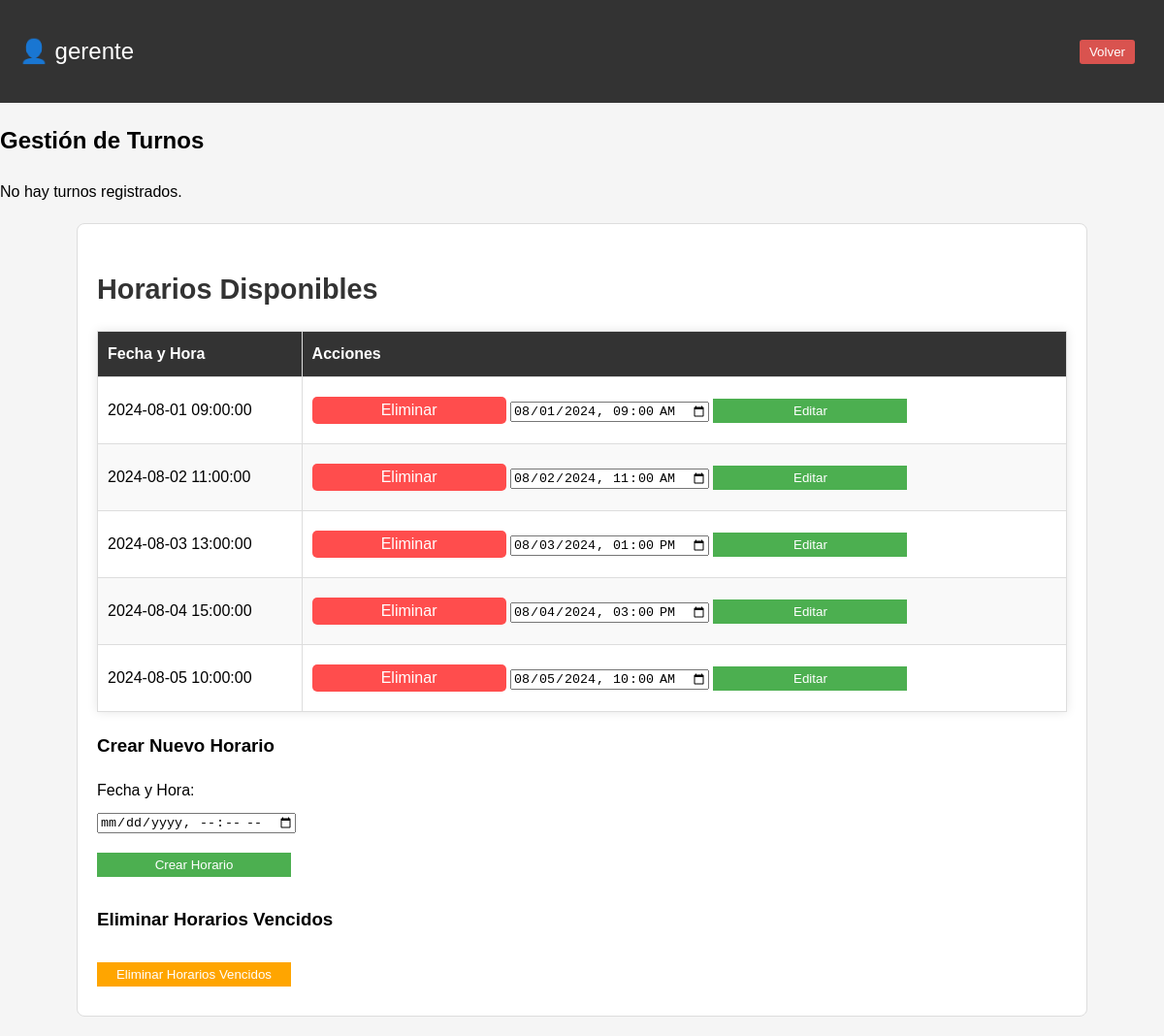
The page /ingreso/usuario/turnos.php (signed in) on the database its author committed.
### tables this page shows
CREATE TABLE IF NOT EXISTS horarios_disponibles (
    id INT AUTO_INCREMENT PRIMARY KEY,
    fecha_hora DATETIME NOT NULL,
    disponible BOOLEAN NOT NULL DEFAULT TRUE
);

### ingreso/usuario/turnos.php (the view, shortened to what this page needs)
<?php
include('../../db.php');
$delete_query = "DELETE FROM turnos WHERE CONCAT(fecha, ' ', hora) < NOW()";
mysqli_query($conexion, $delete_query);
$turnos_por_pagina = 5;
$pagina_actual = isset($_GET['pagina']) ? max(1, intval($_GET['pagina'])) : 1;
$offset = ($pagina_actual - 1) * $turnos_por_pagina;
$query_turnos = "SELECT * FROM turnos WHERE CONCAT(fecha, ' ', hora) >= NOW() ORDER BY fecha, hora LIMIT $turnos_por_pagina OFFSET $offset";
$result_turnos = mysqli_query($conexion, $query_turnos);
$horarios_por_pagina = 5;
$pagina_actual_horarios = isset($_GET['pagina_horarios']) ? max(1, intval($_GET['pagina_horarios'])) : 1;
$offset_horarios = ($pagina_actual_horarios - 1) * $horarios_por_pagina;
$query_horarios = "SELECT * FROM horarios_disponibles WHERE disponible = TRUE ORDER BY fecha_hora ASC LIMIT $horarios_por_pagina OFFSET $offset_horarios";
$result_horarios = mysqli_query($conexion, $query_horarios);
?>
<!DOCTYPE html>
<html lang="es">
<head>
    <link rel="stylesheet" href="usuarioform.css">
</head>
<body>
<header>
    <div class="container">
         <div class="user-badge">
          <?php if (isset($_SESSION['usuario'])): ?>
           <p class="logo"> <span class="user-icon">&#128100;</span> <?php echo htmlspecialchars($_SESSION['usuario']); ?></p>
          <?php endif; ?>
        </div>
        <nav>
            <a href="usuario.php"><button>Volver</button></a>
        </nav>
    </div>
</header>
<section id="turnos">
    <h1>Gestión de Turnos</h1>
    <?php if (mysqli_num_rows($result_turnos) == 0) { ?>
        <p>No hay turnos registrados.</p>
    <?php } ?>
</section>
<section id="horarios">
    <h2>Horarios Disponibles</h2>
    <?php if (mysqli_num_rows($result_horarios) == 0) { ?>
        <p>No hay horarios disponibles.</p>
    <?php } else { ?>
        <table>
            <thead>
                <tr>
                    <th>Fecha y Hora</th>
                    <th>Acciones</th>
                </tr>
            </thead>
            <tbody>
                <?php while ($row_horarios = mysqli_fetch_assoc($result_horarios)) { ?>
                    <tr>
                        <td><?php echo htmlspecialchars($row_horarios['fecha_hora']); ?></td>
                        <td>
                            <form action="turnos.php" method="POST" style="display: inline;">
                                <button type="submit" class="btn-delete">Eliminar</button>
                            </form>
                            <form action="turnos.php" method="POST" style="display: inline;">
                                <input type="datetime-local" name="fecha_hora" value="<?php echo htmlspecialchars($row_horarios['fecha_hora']); ?>" required>
                                <button type="submit" class="btn-create">Editar</button>
                            </form>
                        </td>
                    </tr>
                <?php } ?>
            </tbody>
        </table>
    <?php } ?>
    <h3>Crear Nuevo Horario</h3>
    <form action="turnos.php" method="POST">
        <label for="fecha_hora">Fecha y Hora:</label>
        <input type="datetime-local" id="fecha_hora" name="fecha_hora" required min="<?php echo date('Y-m-d\TH:i'); ?>">
    <link rel="stylesheet" href="../modal-q.css">
        <button type="submit" class="btn-create">Crear Horario</button>
    </form>
    <h3>Eliminar Horarios Vencidos</h3>
    <form action="turnos.php" method="POST">
        <button type="submit" class="btn-remove-expired">Eliminar Horarios Vencidos</button>
    </form>
</section>
</body>
</html>

### ingreso/usuario/usuarioform.css (style rules this page uses)
body { font-family: Arial, sans-serif; line-height: 1.6; margin: 0; padding: 0; background-color: #f5f5f5; }
header { background-color: #333; color: #fff; padding: 10px 0; }
header .container { display: flex; justify-content: space-between; align-items: center; max-width: 1200px; margin: 0 auto; padding: 0 20px; }
header .logo { font-size: 1.5em; }
header nav a { color: #fff; text-decoration: none; margin: 0 10px; }
header nav button { background-color: #d9534f; border: none; color: #fff; padding: 5px 10px; border-radius: 3px; cursor: pointer; }
header nav { display: flex; align-items: center; }
table { width: 100%; border-collapse: collapse; margin-bottom: 20px; box-shadow: 0px 0px 10px rgba(0, 0, 0, 0.1); }
th, td { border: 1px solid #ddd; padding: 10px; text-align: left; }
th { background-color: #333; color: #fff; }
tbody tr:nth-child(even) { background-color: #f9f9f9; }
.btn-delete, .btn-download, .btn-continue { display: inline-block; padding: 8px 15px; border-radius: 5px; text-align: center; color: #fff; border: none; cursor: pointer; font-size: 1em; text-decoration: none; margin: 5px; transition: background-color 0.3s ease; }
.btn-delete { background-color: #dc3545; }
.btn-create { background-color: #007bff; }
form { display: flex; flex-direction: column; }
#horarios { max-width: 1000px; margin: 20px auto; padding: 20px; background-color: #fff; border: 1px solid #ddd; border-radius: 8px; }
#horarios h2 { margin-bottom: 20px; font-size: 1.8em; color: #333; }
#horarios table { width: 100%; border-collapse: collapse; }
#horarios thead { background-color: #333; color: #fff; }
#horarios th, #horarios td { border: 1px solid #ddd; padding: 10px; text-align: left; }
#horarios th { background-color: #333; color: #fff; }
#horarios tbody tr:nth-child(even) { background-color: #f9f9f9; }
#horarios input { margin: 10px 0px; width: 200px; }
#horarios button { margin: 10px 0px; width: 200px; }

### ingreso/usuario/turnos.php (style rules this page uses)
.btn-delete { background-color: #ff4d4d; color: white; border: none; padding: 5px 10px; cursor: pointer; }
.btn-create { background-color: #4CAF50; color: white; border: none; padding: 5px 10px; cursor: pointer; }
.btn-remove-expired { background-color: #ffa500; color: white; border: none; padding: 5px 10px; cursor: pointer; }

### rows shown on the page
horarios_disponibles: fecha_hora "2024-08-01 09:00:00", fecha_hora "08/01/2024 09:00"
horarios_disponibles: fecha_hora "2024-08-02 11:00:00", fecha_hora "08/02/2024 11:00"
horarios_disponibles: fecha_hora "2024-08-03 13:00:00", fecha_hora "08/03/2024 13:00"
horarios_disponibles: fecha_hora "2024-08-04 15:00:00", fecha_hora "08/04/2024 15:00"
horarios_disponibles: fecha_hora "2024-08-05 10:00:00", fecha_hora "08/05/2024 10:00"

### other values the page prints
$_SESSION['usuario'] "gerente"
